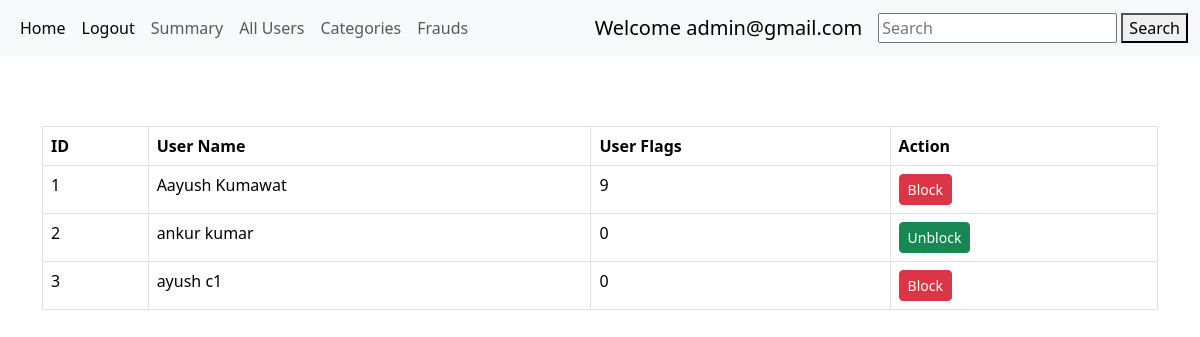
/admin/admin@gmail.com/show/all_customers, run on the app's committed database.
### models.py (models this page shows)
class User(db.Model):
    id = db.Column(db.Integer, primary_key=True)
    email = db.Column(db.String(32), unique=True , nullable=False)
    password = db.Column(db.String(256), nullable=False)
    name = db.Column(db.String(64), nullable=False)
    address = db.Column(db.String(64), nullable=False)
    pincode = db.Column(db.Integer , nullable=False)
    role = db.Column(db.Boolean, nullable=False, default=1)
    flag = db.Column(db.Integer,nullable = True, default = 0)  #count the number of flag points
    status = db.Column(db.Integer , nullable=False, default = 1)  #to block status =2 , status =1 normal
    running = db.relationship("Running", backref = 'user',cascade = "all,delete",lazy = True)

### routes.py (the view)
@app.route('/admin/<user>/show/all_customers')
def show_all_customers(user):
    users = User.query.filter_by(role=1).all() #list of all users available in db except admin
    return render_template('all_users_nd_category.html',users = users,user = user)

### templates/all_users_nd_category.html (shortened to what this page needs)
{% extends 'layout.html' %}
{% block content %}
<div style="margin-top: 70px;">
  {% if users %}
<table class="table table-bordered">
  <thead>
    <tr>
      <th scope="col">ID</th>
      <th scope="col">User Name</th>
      <th scope="col">User Flags</th>
      <th scope="col">Action</th>
    </tr>
  </thead>
  <tbody>
{% for user1 in users %}
<tr>
  <td>{{ user1.id }}</td>
  <td>{{ user1.name }}</td>
  <td>{{ user1.flag }}</td>
  {% if user1.status == 1 %}
  <td></button><a href="/admin/{{user}}/show/all_customers/{{user1.id}}/Block" type="button" class="btn btn-danger btn-sm">Block</a></td>
  {% elif user1.status == 2 %}
  <td><a href="/admin/{{user}}/show/all_customers/{{user1.id}}/Unblock" type="button" class="btn btn-success btn-sm">Unblock</a>
  {% endif %}
</tr>
{% endfor %}
</tbody>
</table>
{% endif %}
</div>
{% endblock %}

### static/styles/style.css (style rules this page uses)
* { margin: 0px; }

### data on the page
User: id "1", name "Aayush Kumawat", flag "9"
User: id "2", name "ankur kumar", flag "0"
User: id "3", name "ayush c1", flag "0"

### other printed values
{{ user }} "admin@gmail.com"
